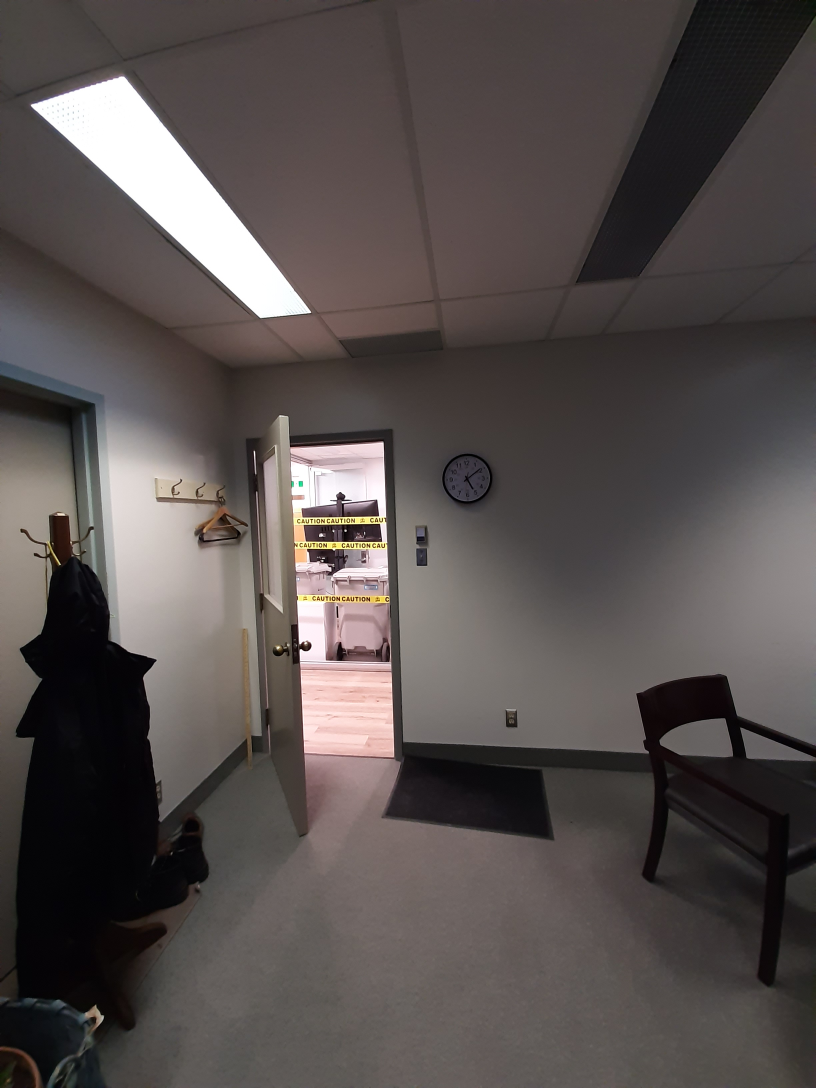
#> input picture FinalProject/office2/20191119_170646.jpg, 2448 x 3264 px (shown at 1/3 size); its folder holds 4 pictures in this run
$ jupyter execute --allow-errors Untitled.ipynb
#> lines starting #> are read from the running program, lines starting #| are printed output that depends on the picture
[cell 1]
import glob
import cv2
import numpy as np
from matplotlib import pyplot as plt
import itertools
my_SIFT_instance = cv2.SIFT_create()
list_images = [cv2.imread(file) for file in glob.glob("C:\\Users\\LFF\\ELEC474\\office2\\*.jpg")]
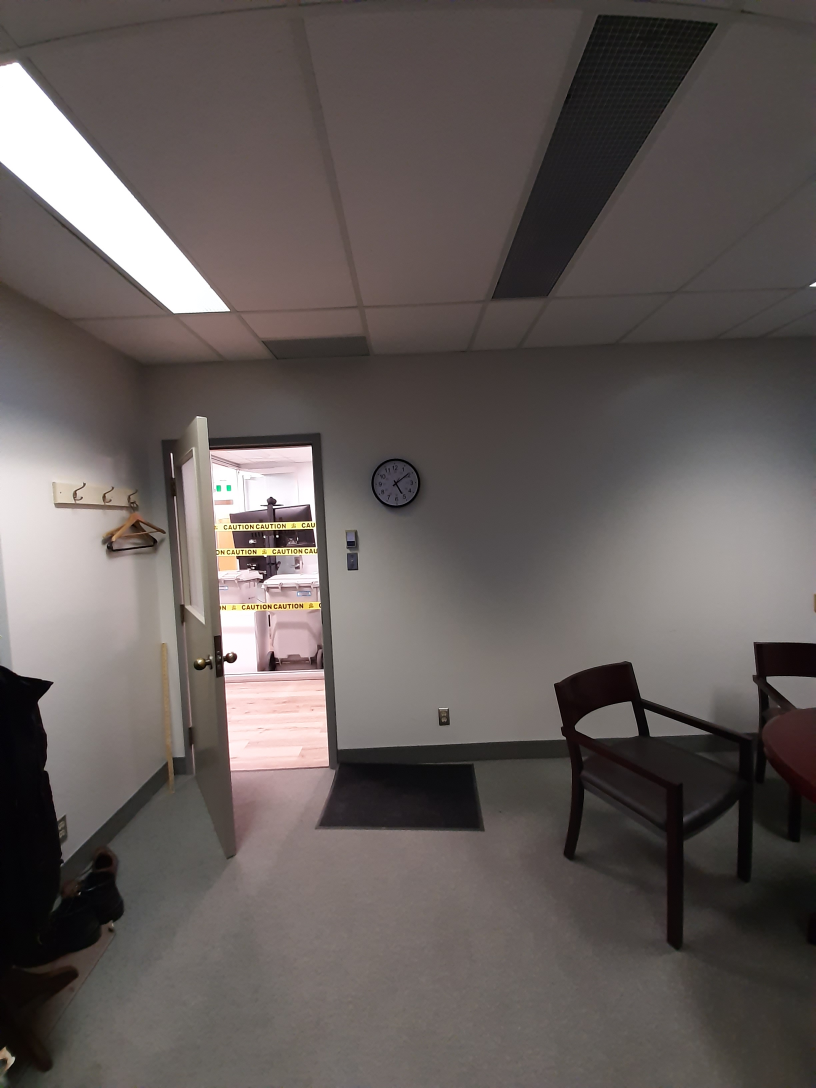
#> input picture FinalProject/office2/20191119_170650.jpg, 2448 x 3264 px (shown at 1/3 size)
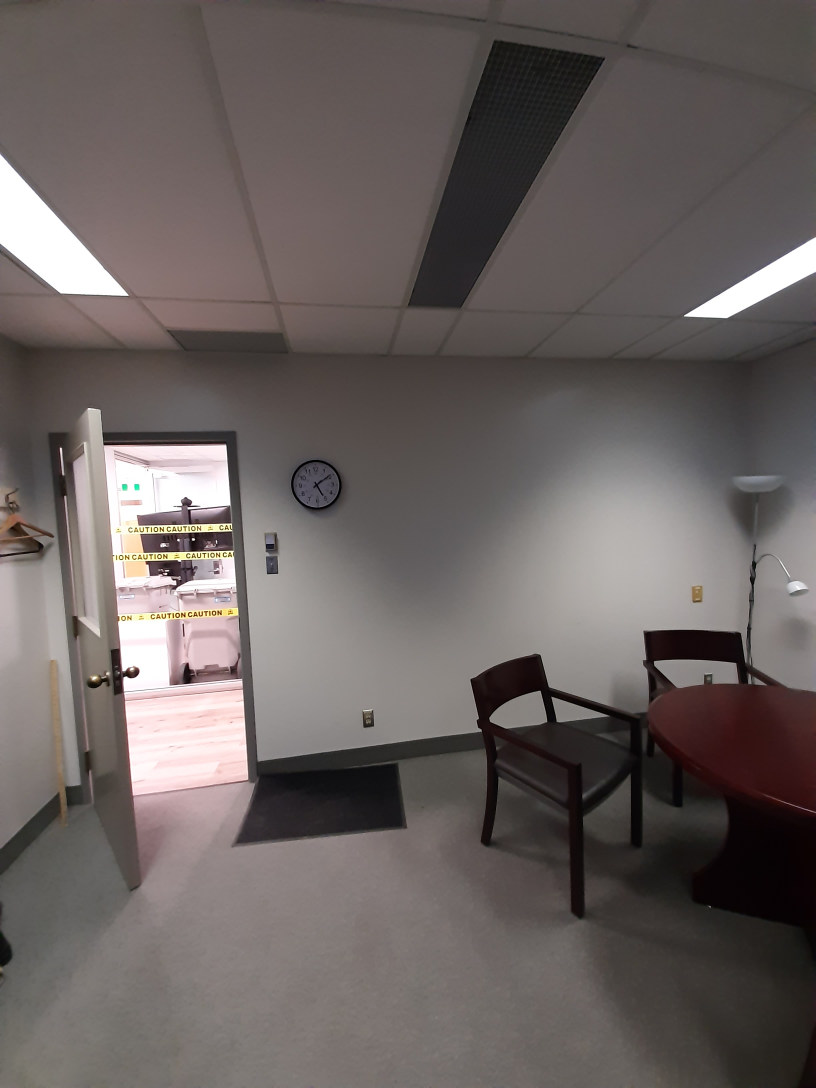
#> input picture FinalProject/office2/20191119_170652.jpg, 2448 x 3264 px (shown at 1/3 size)
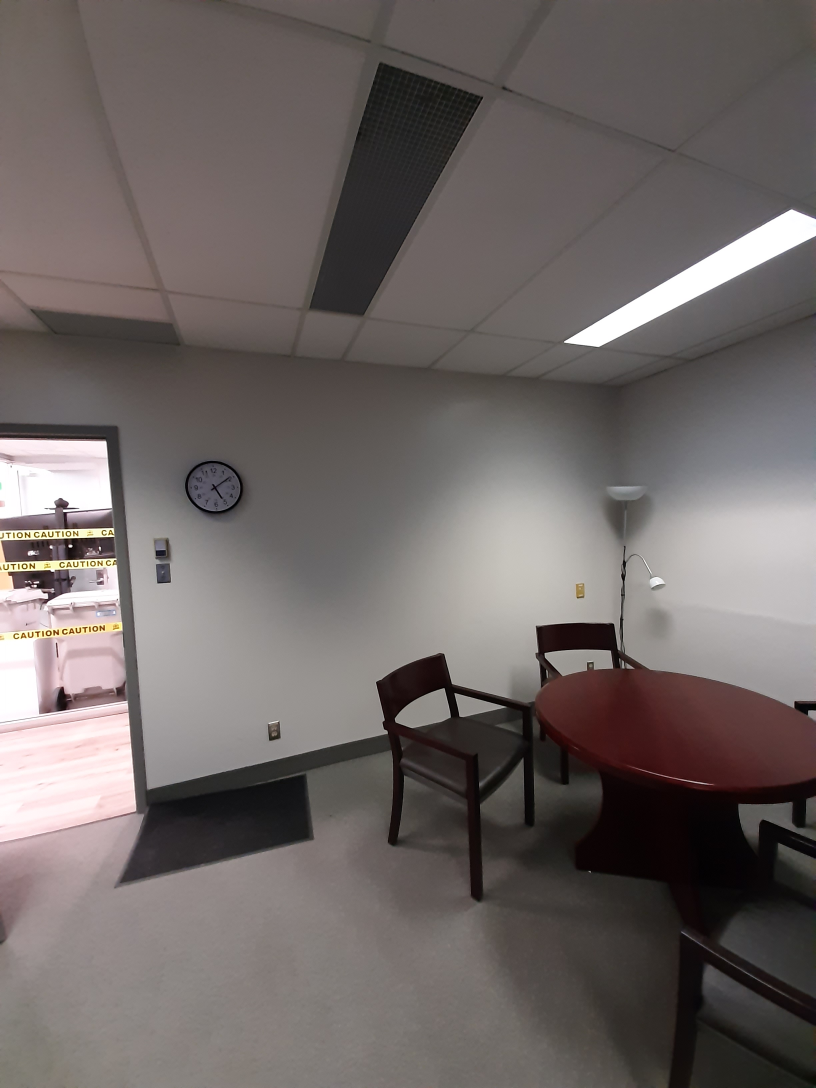
#> input picture FinalProject/office2/20191119_170653.jpg, 2448 x 3264 px (shown at 1/3 size)
#> list_images = 4 items
output = cv2.imread("output.jpg")
#> (the rest of this cell did not finish here and is left out)

[cell 2]
list_image = []
for i in range(len(list_images)):
    list_images[i] = cv2.cvtColor(list_images[i],cv2.COLOR_BGR2RGB)
    list_images[i] = cv2.resize(list_images[i], (int(list_images[i].shape[1] / 4), int(list_images[i].shape[0] / 4)))
    list_image.append(list_images[i])
#> this loop made 4 passes
#> after the loop, list_image = 4 items


list_images=list_image
print(len(list_images))
#| 4
#> (the rest of this cell did not finish here and is left out)

[cell 3]
def loweratiomatch(img1,img2):
    kp1, des1 = my_SIFT_instance.detectAndCompute(img1,None)
    kp2, des2 = my_SIFT_instance.detectAndCompute(img2,None)
    fbm = cv2.FlannBasedMatcher()
    matches = fbm.knnMatch(des1,des2, k=2)
    good = []
    goodlist=[]
    for m,n in matches:
        if(m.distance < 0.7*n.distance):
            good.append([m])
            goodlist.append(m)
    goodcount  =  len(goodlist)
    loweresult = [kp1,kp2,des1,des2,good,goodlist,goodcount]
    return loweresult


def get_best(imgs):
    combine_list=[]
    for i in range (28, 0, -1):
        cur_list =[]
        for j in range(i-1, -1,-1 ):
            cur_list.append([i,j])
        combine_list.append(cur_list)

    result =[]
    for item in combine_list[-1:]:
        for item_1 in item:
            item_1.append(loweratiomatch(imgs[item_1[0]],imgs[item_1[1]])[6])
        item.sort(key=lambda x:x[2],reverse=True)
        result.append(item[0])
    return result

result = get_best(list_images)
#> the loop in get_best, `for item in combine_list[-1:]:` made 1 pass
#> after the loop in get_best, `for item in combine_list[-1:]:`: item_1 = [1, 0, 150]; result = [[1, 0, 150]]
#> result = [[1, 0, 150]]


for i in range(len(result)):
    result[i].pop(2)
#> this loop made 1 pass
result.reverse()
print(result)
#| [[1, 0]]

[cell 4]
def transform(img1,img2):
    result = loweratiomatch(img1,img2)
    goodmatch= result[4]
    ref_pts = np.float32([result[0][m.queryIdx].pt for m in result[5]]).reshape(-1, 1, 2)
    img_pts = np.float32([result[1][m.trainIdx].pt for m in result[5]]).reshape(-1, 1, 2)
    transformation_matrix, rigid_mask = cv2.findHomography(ref_pts, img_pts, method = cv2.RANSAC)

    return (goodmatch,transformation_matrix, rigid_mask)

def blendingMask(height, width, barrier, smoothing_window, left_biased=True):
    assert barrier < width
    mask = np.zeros((height, width))

    offset = int(smoothing_window / 2)
    try:
        if left_biased:
            mask[:, barrier - offset : barrier + offset + 1] = np.tile(
                np.linspace(1, 0, 2 * offset + 1).T, (height, 1)
            )
            mask[:, : barrier - offset] = 1
        else:
            mask[:, barrier - offset : barrier + offset + 1] = np.tile(
                np.linspace(0, 1, 2 * offset + 1).T, (height, 1)
            )
            mask[:, barrier + offset :] = 1
    except BaseException:
        if left_biased:
            mask[:, barrier - offset : barrier + offset + 1] = np.tile(
                np.linspace(1, 0, 2 * offset).T, (height, 1)
            )
            mask[:, : barrier - offset] = 1
        else:
            mask[:, barrier - offset : barrier + offset + 1] = np.tile(
                np.linspace(0, 1, 2 * offset).T, (height, 1)
            )
            mask[:, barrier + offset :] = 1

    return cv2.merge([mask, mask, mask])


def panoramaBlending(dst_img_rz, src_img_warped, width_dst, side, showstep=False):
    """Given two aligned images @dst_img and @src_img_warped, and the @width_dst is width of dst_img
    before resize, that indicates where there is the discontinuity between the images,
    this function produce a smoothed transient in the overlapping.
    @smoothing_window is a parameter that determines the width of the transient
    left_biased is a flag that determines whether it is masked the left image,
    or the right one"""

    h, w, _ = dst_img_rz.shape
    smoothing_window = int(width_dst / 8)
    barrier = width_dst - int(smoothing_window / 2)
    mask1 = blendingMask(
        h, w, barrier, smoothing_window=smoothing_window, left_biased=True
    )
    mask2 = blendingMask(
        h, w, barrier, smoothing_window=smoothing_window, left_biased=False
    )

    if showstep:
        nonblend = src_img_warped + dst_img_rz
    else:
        nonblend = None
        leftside = None
        rightside = None

    if side == "left":
        dst_img_rz = cv2.flip(dst_img_rz, 1)
        src_img_warped = cv2.flip(src_img_warped, 1)
        dst_img_rz = dst_img_rz * mask1
        src_img_warped = src_img_warped * mask2
        pano = src_img_warped + dst_img_rz
        pano = cv2.flip(pano, 1)
        if showstep:
            leftside = cv2.flip(src_img_warped, 1)
            rightside = cv2.flip(dst_img_rz, 1)
    else:
        dst_img_rz = dst_img_rz * mask1
        src_img_warped = src_img_warped * mask2
        pano = src_img_warped + dst_img_rz
        if showstep:
            leftside = dst_img_rz
            rightside = src_img_warped

    return pano, nonblend, leftside, rightside


def warpTwoImages(src_img, dst_img, showstep=False):

    # generate Homography matrix
    _,H, _ = transform(src_img, dst_img)

    # get height and width of two images
    height_src, width_src = src_img.shape[:2]
    height_dst, width_dst = dst_img.shape[:2]

    # extract conners of two images: top-left, bottom-left, bottom-right, top-right
    pts1 = np.float32(
        [[0, 0], [0, height_src], [width_src, height_src], [width_src, 0]]
    ).reshape(-1, 1, 2)
    pts2 = np.float32(
        [[0, 0], [0, height_dst], [width_dst, height_dst], [width_dst, 0]]
    ).reshape(-1, 1, 2)

    try:
        # aply homography to conners of src_img
        pts1_ = cv2.perspectiveTransform(pts1, H)
        pts = np.concatenate((pts1_, pts2), axis=0)

        # find max min of x,y coordinate
        [xmin, ymin] = np.int64(pts.min(axis=0).ravel() - 0.5)
        [_, ymax] = np.int64(pts.max(axis=0).ravel() + 0.5)
        t = [-xmin, -ymin]

        # top left point of image which apply homography matrix, which has x coordinate < 0, has side=left
        # otherwise side=right
        # source image is merged to the left side or right side of destination image
        if pts[0][0][0] < 0:
            side = "left"
            width_pano = width_dst + t[0]
        else:
            width_pano = int(pts1_[3][0][0])
            side = "right"
        height_pano = ymax - ymin

        # Translation
        # https://stackoverflow.com/a/20355545
        Ht = np.array([[1, 0, t[0]], [0, 1, t[1]], [0, 0, 1]])
        src_img_warped = cv2.warpPerspective(
            src_img, Ht.dot(H), (width_pano, height_pano)
        )
        # generating size of dst_img_rz which has the same size as src_img_warped
        dst_img_rz = np.zeros((height_pano, width_pano, 3))
        if side == "left":
            dst_img_rz[t[1] : height_src + t[1], t[0] : width_dst + t[0]] = dst_img
        else:
            dst_img_rz[t[1] : height_src + t[1], :width_dst] = dst_img

        # blending panorama
        pano, nonblend, leftside, rightside = panoramaBlending(
            dst_img_rz, src_img_warped, width_dst, side, showstep=showstep
        )

        # croping black region
        pano = crop(pano, height_dst, pts)
        return pano, nonblend, leftside, rightside
    except BaseException:
        raise Exception("Please try again with another image set!")


def multiStitching(list_images):
    """assume that the list_images was supplied in left-to-right order, choose middle image then
    divide the array into 2 sub-arrays, left-array and right-array. Stiching middle image with each
    image in 2 sub-arrays. @param list_images is The list which containing images, @param smoothing_window is
    the value of smoothy side after stitched, @param output is the folder which containing stitched image
    """
    n = int(len(list_images) / 2 + 0.5)
    left = list_images[:n]
    right = list_images[n - 1 :]
    right.reverse()
    while len(left) > 1:
        dst_img = left.pop()
        src_img = left.pop()
        left_pano, _, _, _ = warpTwoImages(src_img, dst_img)
        left_pano = left_pano.astype("uint8")
        left.append(left_pano)

    while len(right) > 1:
        dst_img = right.pop()
        src_img = right.pop()
        right_pano, _, _, _ = warpTwoImages(src_img, dst_img)
        right_pano = right_pano.astype("uint8")
        right.append(right_pano)

    # if width_right_pano > width_left_pano, Select right_pano as destination. Otherwise is left_pano
    if right_pano.shape[1] >= left_pano.shape[1]:
        fullpano, _, _, _ = warpTwoImages(left_pano, right_pano)
    else:
        fullpano, _, _, _ = warpTwoImages(right_pano, left_pano)
    return fullpano


def crop(panorama, h_dst, conners):
    """crop panorama based on destination.
    @param panorama is the panorama
    @param h_dst is the hight of destination image
    @param conner is the tuple which containing 4 conners of warped image and
    4 conners of destination image"""
    # find max min of x,y coordinate
    [xmin, ymin] = np.int32(conners.min(axis=0).ravel() - 0.5)
    t = [-xmin, -ymin]
    conners = conners.astype(int)

    # conners[0][0][0] is the X coordinate of top-left point of warped image
    # If it has value<0, warp image is merged to the left side of destination image
    # otherwise is merged to the right side of destination image
    if conners[0][0][0] < 0:
        n = abs(-conners[1][0][0] + conners[0][0][0])
        panorama = panorama[t[1] : h_dst + t[1], n:, :]
    else:
        if conners[2][0][0] < conners[3][0][0]:
            panorama = panorama[t[1] : h_dst + t[1], 0 : conners[2][0][0], :]
        else:
            panorama = panorama[t[1] : h_dst + t[1], 0 : conners[3][0][0], :]
    return panorama

def convertResult(img):
    '''Because of your images which were loaded by opencv,
    in order to display the correct output with matplotlib,
    you need to reduce the range of your floating point image from [0,255] to [0,1]
    and converting the image from BGR to RGB:'''
    img = np.array(img,dtype=float)/float(255)
    return img


pano,non_blend,left_side,right_side=warpTwoImages(list_images[result[0][0]],list_images[result[0][1]],True)
#> after the loop in loweratiomatch (call 2), `for m,n in matches:`: good = 150 matches
#> in transform, `result = loweratiomatch(img1,img2)`: result = 7 items
#> in transform, `goodmatch= result[4]`: goodmatch = 150 matches
#> in transform, `ref_pts = np.float32([result[0][m.queryIdx].pt for m in result[5]]).re..`: ref_pts = 150 rows, first 8: [3.13, 795.7], [8.39, 794.9], [8.39, 794.9], [11.33, 52.63], [31.29, 514.5], [32.5, 527], [32.5, 527], [44.1, 378.7]
#> in transform, `img_pts = np.float32([result[1][m.trainIdx].pt for m in result[5]]).re..`: img_pts = 150 rows, first 8: [69.98, 764.5], [75.18, 763.7], [75.18, 763.7], [196, 234.7], [109.9, 496.9], [111.3, 508.6], [111.3, 508.6], [118.8, 374.1]
#> in transform, `transformation_matrix, rigid_mask = cv2.findHomography(ref_pts, img_pt..`: transformation_matrix = [[0.721, -0.0322, 95.6], [-0.165, 0.846, 48.8], [-0.000436, -4.34e-05, 1]]; rigid_mask = 150 values, max 1 at index 7, min 0 at index 0, mean 0.72
#> in warpTwoImages, `_,H, _ = transform(src_img, dst_img)`: H has the same summary as transformation_matrix in transform
#> in warpTwoImages, `pts1_ = cv2.perspectiveTransform(pts1, H)`: pts1_ = [[95.6, 48.8], [71.83, 765.9], [731.8, 914.3], [732.3, -71.07]]
#> in warpTwoImages, `pts = np.concatenate((pts1_, pts2), axis=0)`: pts = [[95.6, 48.8], [71.83, 765.9], [731.8, 914.3], [732.3, -71.07], [0, 0], [0, 816], [612, 816], [612, 0]]
#> in warpTwoImages, `[xmin, ymin] = np.int64(pts.min(axis=0).ravel() - 0.5)`: xmin = 0; ymin = -71
#> in warpTwoImages, `[_, ymax] = np.int64(pts.max(axis=0).ravel() + 0.5)`: ymax = 914
#> in warpTwoImages, `t = [-xmin, -ymin]`: t = [0, 71]
#> in warpTwoImages, `width_pano = int(pts1_[3][0][0])`: width_pano = 732
#> in warpTwoImages, `height_pano = ymax - ymin`: height_pano = 985
#> in warpTwoImages, `Ht = np.array([[1, 0, t[0]], [0, 1, t[1]], [0, 0, 1]])`: Ht = [[1, 0, 0], [0, 1, 71], [0, 0, 1]]
#> in crop, `[xmin, ymin] = np.int32(conners.min(axis=0).ravel() - 0.5)`: xmin = 0; ymin = -71
#> in crop, `t = [-xmin, -ymin]`: t = [0, 71]
#> in crop, `conners = conners.astype(int)`: conners = [[95, 48], [71, 765], [731, 914], [732, -71], [0, 0], [0, 816], [612, 816], [612, 0]]
plt.imshow(convertResult(left_side))

[cell 5]
plt.imshow(convertResult(right_side))

[cell 6]
plt.imshow(convertResult(non_blend))

[cell 7]
_,non_blend2,_,_=warpTwoImages(list_images[0],list_images[1],True)
#> in loweratiomatch (call 3), `kp1, des1 = my_SIFT_instance.detectAndCompute(img1,None)`: kp1 = 344 keypoints; strongest (x, y, size): (241, 401, 1.9), (230, 485, 4.3), (83, 95, 51), (255, 372, 4.2)
#> in loweratiomatch (call 3), `kp2, des2 = my_SIFT_instance.detectAndCompute(img2,None)`: kp2 = 362 keypoints; strongest (x, y, size): (188, 406, 1.8), (174, 494, 4.7), (204, 376, 4.2), (149, 496, 1.9)
#> in loweratiomatch (call 3), `matches = fbm.knnMatch(des1,des2, k=2)`: matches = 344 matches
#> after the loop in loweratiomatch (call 3), `for m,n in matches:`: good = 137 matches
#> in transform (call 2), `ref_pts = np.float32([result[0][m.queryIdx].pt for m in result[5]]).re..`: ref_pts = 137 rows, first 8: [75.18, 763.7], [75.18, 763.7], [83.02, 94.66], [85.06, 477.8], [109.9, 496.9], [111.3, 508.6], [111.3, 508.6], [112, 509.1]
#> in transform (call 2), `img_pts = np.float32([result[1][m.trainIdx].pt for m in result[5]]).re..`: img_pts = 137 rows, first 8: [8.39, 794.9], [8.39, 794.9], [134.2, 213.9], [481.6, 521.9], [31.29, 514.5], [32.5, 527], [32.5, 527], [32.5, 527]
plt.figure(figsize=(15,15))
plt.imshow(convertResult(non_blend2))

[cell 8]
plt.imshow(convertResult(pano))

#> (a cell that did not finish here is left out)

#> in multiStitching, `n = int(len(list_images) / 2 + 0.5)`: n = 1
#> in multiStitching, `left = list_images[:n]`: left = 1 item
#> in multiStitching, `right = list_images[n - 1 :]`: right = 2 items
#> the loop in multiStitching, `while len(right) > 1:` made 1 pass
#> (height_src in warpTwoImages, width_src in warpTwoImages, height_dst in warpTwoImages, width_dst in warpTwoImages, pts2 in warpTwoImages) on pass 1: (816, 612, 816, 612, [[0, 0], [0, 816], [612, 816], [612, 0]])
#> pass 1, in warpTwoImages (call 3), `src_img_warped = cv2.warpPerspective( src_img, Ht.dot(H), (width_pano,..`:
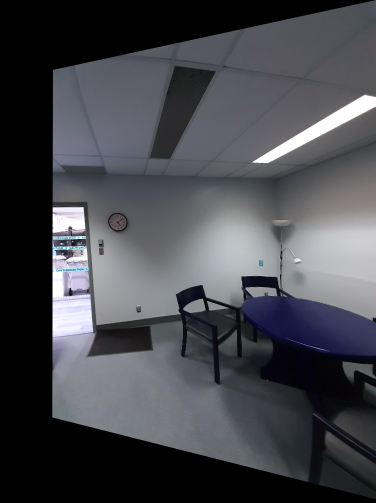
#> src_img_warped: shape (1006, 751, 3) (shown at 1/2 size); mean of channels 0, 1, 2 76.7, 71.5, 70.4; drawn as B, G, R
#> pass 1, in panoramaBlending (call 3), `mask1 = blendingMask( h, w, barrier, smoothing_window=smoothing_window..`:
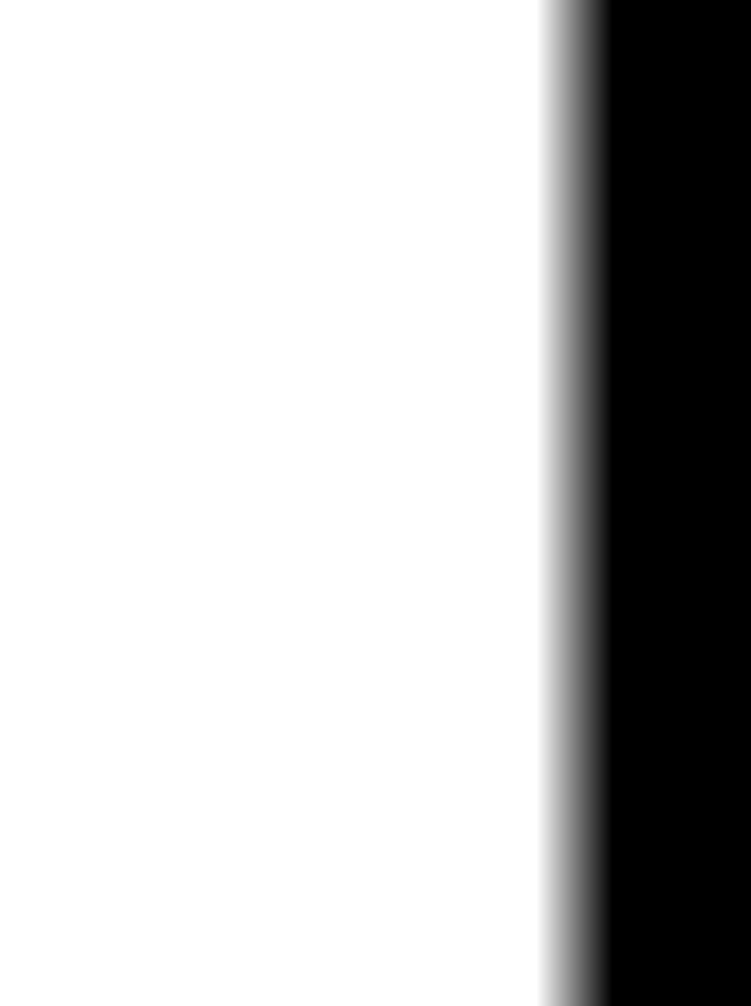
#> mask1: shape (1006, 751, 3) float64; min 0, max 1, mean 0.765
#> after the loop in multiStitching, `while len(right) > 1:`: right = 1 item
